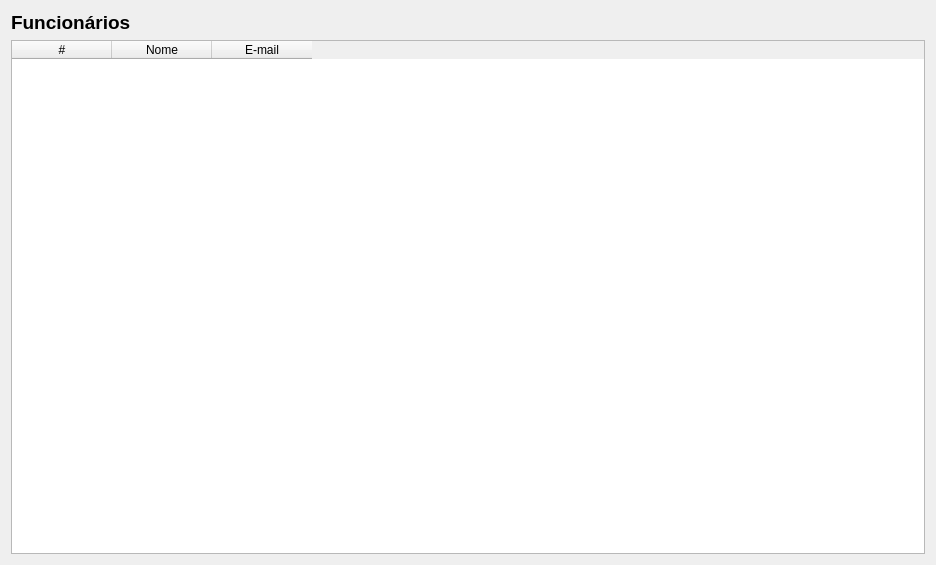
<?xml version="1.0" encoding="UTF-8"?>
<ui version="4.0">
 <class>Form</class>
 <widget class="QWidget" name="Form">
  <property name="geometry">
   <rect>
    <x>0</x>
    <y>0</y>
    <width>936</width>
    <height>565</height>
   </rect>
  </property>
  <property name="windowTitle">
   <string>Form</string>
  </property>
  <layout class="QVBoxLayout" name="verticalLayout_2">
   <item>
    <layout class="QVBoxLayout" name="verticalLayout">
     <item>
      <widget class="QLabel" name="label">
       <property name="font">
        <font>
         <pointsize>14</pointsize>
         <weight>75</weight>
         <bold>true</bold>
        </font>
       </property>
       <property name="text">
        <string>Funcionários</string>
       </property>
      </widget>
     </item>
     <item>
      <widget class="QTableWidget" name="tableWidget">
       <column>
        <property name="text">
         <string>#</string>
        </property>
       </column>
       <column>
        <property name="text">
         <string>Nome</string>
        </property>
       </column>
       <column>
        <property name="text">
         <string>E-mail</string>
        </property>
       </column>
      </widget>
     </item>
    </layout>
   </item>
  </layout>
 </widget>
 <resources/>
 <connections/>
</ui>
